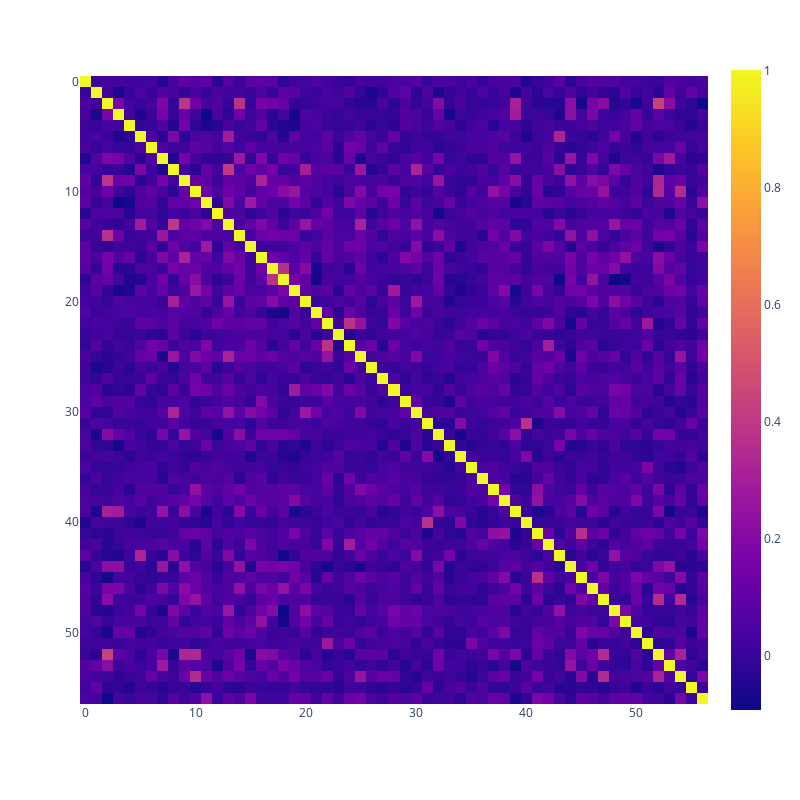

Here is the notebook cell this chart was saved with:
### Code cell
import plotly.express as px
import plotly.io as pio

fig = px.imshow(pairwise_sims, width=800, height=800)
# pio.write_image(fig, "pairwise_sims.png")

fig

### Figure 1 — Plotly figure (JSON) as saved in the notebook; plotly's stock layout.template omitted (floating-point values rounded to 4 significant figures; data arrays with more than 128 entries replaced by an {"elided": "..."} marker saying what was removed)
{"data": [{"coloraxis": "coloraxis", "hovertemplate": "x: %{x}<br>y: %{y}<br>color: %{z}<extra></extra>", "name": "0", "type": "heatmap", "xaxis": "x", "yaxis": "y", "z": {"elided": "57x57 float values"}}], "layout": {"coloraxis": {"colorscale": [[0, "#0d0887"], [0.1111, "#46039f"], [0.2222, "#7201a8"], [0.3333, "#9c179e"], [0.4444, "#bd3786"], [0.5556, "#d8576b"], [0.6667, "#ed7953"], [0.7778, "#fb9f3a"], [0.8889, "#fdca26"], [1, "#f0f921"]]}, "height": 800, "margin": {"t": 60}, "width": 800, "xaxis": {"anchor": "y", "constrain": "domain", "domain": [0, 1], "scaleanchor": "y"}, "yaxis": {"anchor": "x", "autorange": "reversed", "constrain": "domain", "domain": [0, 1]}}}
